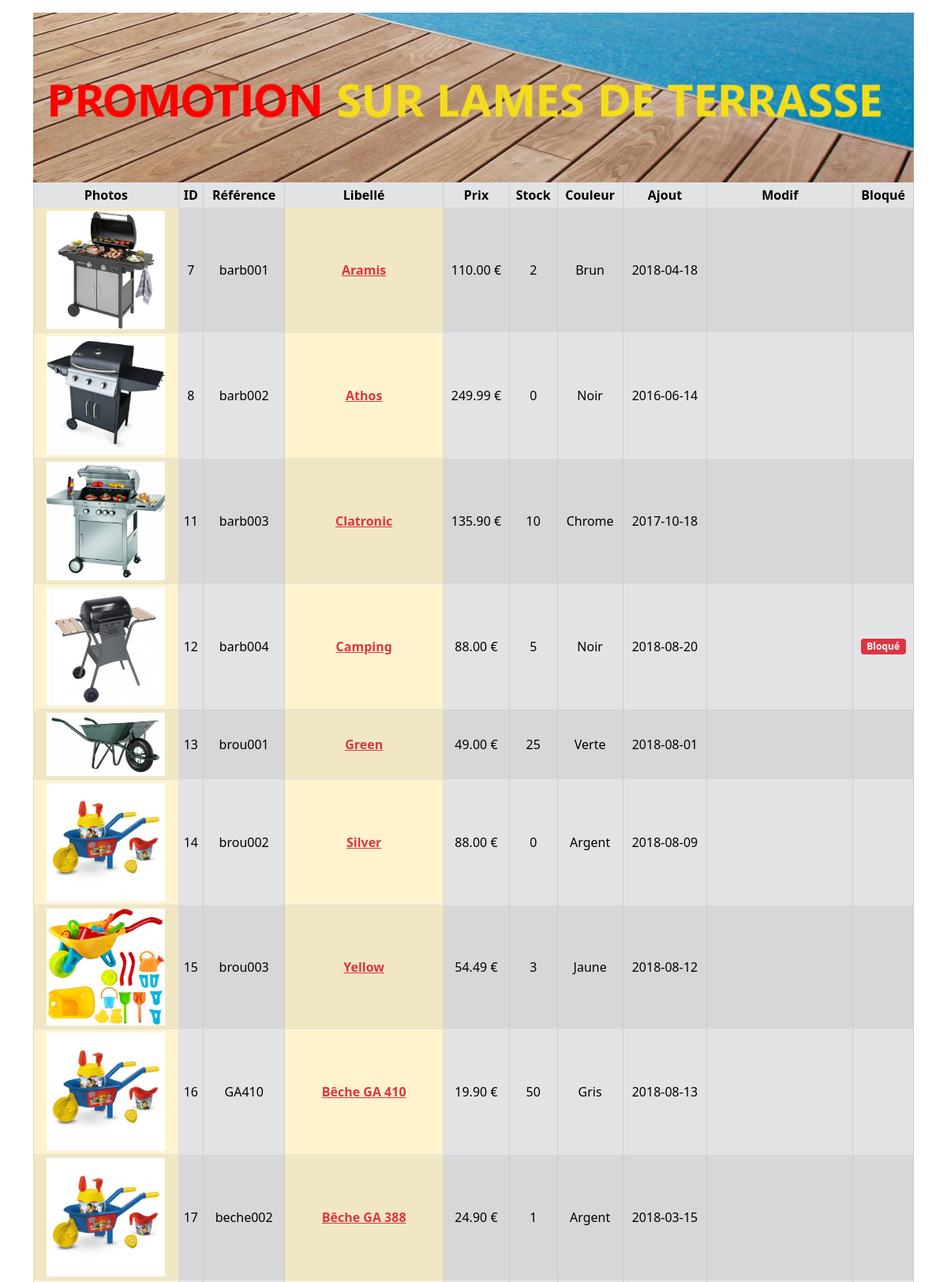
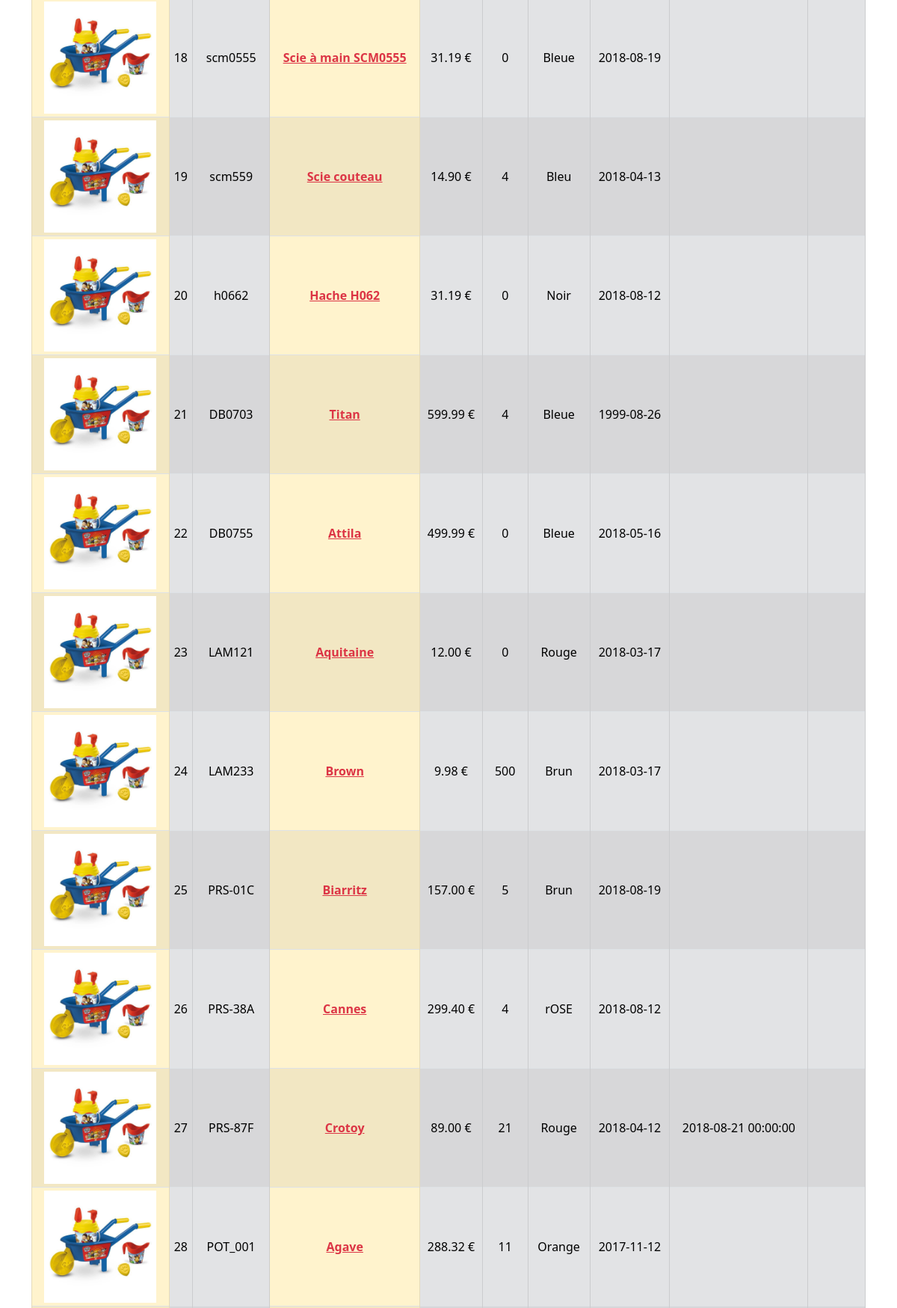
/Dw_exo_afpa/Phase 7 - Connexion aux bases de données avec PDO/views/list.php (upper part), run on the app's committed database (2 pictures, top to bottom).
### tables this page shows
CREATE TABLE IF NOT EXISTS `produits` (
  `pro_id` int(10) UNSIGNED NOT NULL AUTO_INCREMENT COMMENT 'Clé de la table produits',
  `pro_cat_id` int(10) UNSIGNED NOT NULL COMMENT 'Catégorie du produit',
  `pro_ref` varchar(10) NOT NULL COMMENT 'Référence produit',
  `pro_libelle` varchar(200) NOT NULL COMMENT 'Nom du produit',
  `pro_description` varchar(1000) DEFAULT NULL COMMENT 'Description du produit',
  `pro_prix` decimal(6,2) UNSIGNED NOT NULL COMMENT 'Prix ',
  `pro_stock` int(11) NOT NULL DEFAULT '0' COMMENT 'Nombre d''unités en stock',
  `pro_couleur` varchar(30) DEFAULT NULL COMMENT 'Couleur',
  `pro_photo` varchar(4) DEFAULT 'jpg' COMMENT 'Extension de la photo',
  `pro_d_ajout` date NOT NULL COMMENT 'Date d''ajout',
  `pro_d_modif` datetime DEFAULT NULL COMMENT 'Date de modification',
  `pro_bloque` tinyint(1) DEFAULT NULL COMMENT 'Bloquer le produit à la vente',
  PRIMARY KEY (`pro_id`),
  UNIQUE KEY `idx_pro_ref` (`pro_ref`),
  KEY `fk_produits_cat_id` (`pro_cat_id`)
);

### Dw_exo_afpa/Phase 7 - Connexion aux bases de données avec PDO/controllers/Database.php (called while the page is built, shortened)
<?php
class Database{
    private $db_name;
    private $db_user;
    private $db_pass;
    private $db_host;
    private $pdo;
    public function __construct($db_name, $db_user = 'root', $db_pass = '', $db_host = 'localhost'){
        $this->db_name = $db_name;
        $this->db_user = $db_user;
        $this->db_pass = $db_pass;
        $this->db_host = $db_host;
    }
    private function getPDO(){
        if ($this->pdo === null) {
            $pdo = new PDO('mysql:host='.$this->db_host.';dbname='.$this->db_name.';charset=utf8', $this->db_user, $this->db_pass);
            $pdo->setAttribute(PDO::ATTR_ERRMODE, PDO::ERRMODE_EXCEPTION);
            $this->pdo = $pdo;
        }
        return $this->pdo;
    }
    public function query($statement, $class_name){
        $request = $this->getPDO()->query($statement);
        $datas = $request->fetchAll(PDO::FETCH_CLASS, $class_name);
        return $datas;
    }
}

### Dw_exo_afpa/Phase 7 - Connexion aux bases de données avec PDO/views/list.php (the view, shortened to what this page needs)
<?php
    require '../controllers/table/Produit.php';
    require '../controllers/Database.php';
    $db = new Database('jarditou');
    $datas = $db->query('SELECT * FROM produits', 'App\Table\Produit');
?>
<html lang="fr">
	<head>
		<link href="https://cdn.jsdelivr.net/npm/bootstrap@5.0.0-beta2/dist/css/bootstrap.min.css" rel="stylesheet">
	</head>
	<body class="container">
		<div class="row">
			<img src="<?= isset($file_path) ? $file_path : ''; ?>img/promotion.jpg" class="img-fluid" alt="promo image">
		</div>
		<div class="table-responsive-sm">
        	<table class="table table-striped table-hover table-bordered table-sm">
           	 	<thead>
                	<tr>
                    	<th scope="col" class="table-secondary text-center">Photos</th>
                    	<th scope="col" class="table-secondary text-center">ID</th>
                    	<th scope="col" class="table-secondary text-center">Référence</th>
                   		<th scope="col" class="table-secondary text-center">Libellé</th>
                    	<th scope="col" class="table-secondary text-center">Prix</th>
                    	<th scope="col" class="table-secondary text-center">Stock</th>
                	    <th scope="col" class="table-secondary text-center">Couleur</th>
                    	<th scope="col" class="table-secondary text-center">Ajout</th>
                	    <th scope="col" class="table-secondary text-center">Modif</th>
            	        <th scope="col" class="table-secondary text-center">Bloqué</th>
                	</tr>
            	</thead>
            	<tbody>
<?php foreach($datas as $row) :?>
                	<tr>
                    	<td class="table-warning text-center" style="vertical-align: middle;"><img src="<?= $row->getIMG() ?>" width="150px"></td>
                    	<td class="table-secondary text-center my-auto" style="vertical-align: middle;"><?= $row->pro_id; ?></td>
                    	<td class="table-secondary text-center" style="vertical-align: middle;"><?= $row->pro_ref; ?></td>
    	                <td class="table-warning text-center" style="vertical-align: middle;"><a href="<?= $row->getURL() ?>" class="link-danger fw-bold"><?= $row->pro_libelle; ?></a></td>
        	            <td class="table-secondary text-center" style="vertical-align: middle;"><?= $row->pro_prix . ' €'; ?></td>
            	        <td class="table-secondary text-center" style="vertical-align: middle;"><?= $row->pro_stock; ?></td>
                	    <td class="table-secondary text-center" style="vertical-align: middle;"><?= $row->pro_couleur; ?></td>
                    	<td class="table-secondary text-center" style="vertical-align: middle;"><?= $row->pro_d_ajout; ?></td>
            	        <td class="table-secondary text-center" style="vertical-align: middle;"><?= $row->pro_d_modif; ?></td>
                	    <td class="table-secondary text-center" style="vertical-align: middle;"><?= $row->isBlocked(); ?></td>
               	    </tr>
<?php endforeach; ?>
            	</tbody>
        	</table>
		</div>
	</body>
</html>

### Dw_exo_afpa/Phase 7 - Connexion aux bases de données avec PDO/controllers/Table/Produit.php (shortened to what this page needs)
<?php
class Produit{
    public function getURL(){
        return 'details.php?pro_id=' . $this->pro_id;
    }
    public function getIMG(){
        $img = scandir('./../views/img');
        if (in_array( $this->pro_id . '.' . $this->pro_photo, $img)){
            return 'img/' . $this->pro_id . '.' . $this->pro_photo;;
        } else return 'img/no-img.jpg';
    }
    public function isBlocked(){
        if ($this->pro_bloque == 1) {
            return '<span class="badge bg-danger">Bloqué</span>';
        }
        return '';
    }
}

### data on the page
produits: shows a picture, pro_id "7", pro_ref "barb001", pro_libelle "Aramis", pro_prix "110.00", pro_stock "2", pro_couleur "Brun", pro_d_ajout "2018-04-18"
produits: shows a picture, pro_id "8", pro_ref "barb002", pro_libelle "Athos", pro_prix "249.99", pro_stock "0", pro_couleur "Noir", pro_d_ajout "2016-06-14"
produits: shows a picture, pro_id "11", pro_ref "barb003", pro_libelle "Clatronic", pro_prix "135.90", pro_stock "10", pro_couleur "Chrome", pro_d_ajout "2017-10-18"
produits: shows a picture, pro_id "12", pro_ref "barb004", pro_libelle "Camping", pro_prix "88.00", pro_stock "5", pro_couleur "Noir", pro_d_ajout "2018-08-20", pro_bloque "Bloqué"
produits: shows a picture, pro_id "13", pro_ref "brou001", pro_libelle "Green", pro_prix "49.00", pro_stock "25", pro_couleur "Verte", pro_d_ajout "2018-08-01"
produits: pro_id "14", pro_ref "brou002", pro_libelle "Silver", pro_prix "88.00", pro_stock "0", pro_couleur "Argent", pro_d_ajout "2018-08-09"
produits: shows a picture, pro_id "15", pro_ref "brou003", pro_libelle "Yellow", pro_prix "54.49", pro_stock "3", pro_couleur "Jaune", pro_d_ajout "2018-08-12"
produits: pro_id "16", pro_ref "GA410", pro_libelle "Bêche GA 410", pro_prix "19.90", pro_stock "50", pro_couleur "Gris", pro_d_ajout "2018-08-13"
produits: pro_id "17", pro_ref "beche002", pro_libelle "Bêche GA 388", pro_prix "24.90", pro_stock "1", pro_couleur "Argent", pro_d_ajout "2018-03-15"
produits: pro_id "18", pro_ref "scm0555", pro_libelle "Scie à main SCM0555", pro_prix "31.19", pro_stock "0", pro_couleur "Bleue", pro_d_ajout "2018-08-19"
produits: pro_id "19", pro_ref "scm559", pro_libelle "Scie couteau", pro_prix "14.90", pro_stock "4", pro_couleur "Bleu", pro_d_ajout "2018-04-13"
produits: pro_id "20", pro_ref "h0662", pro_libelle "Hache H062", pro_prix "31.19", pro_stock "0", pro_couleur "Noir", pro_d_ajout "2018-08-12"
produits: pro_id "21", pro_ref "DB0703", pro_libelle "Titan", pro_prix "599.99", pro_stock "4", pro_couleur "Bleue", pro_d_ajout "1999-08-26"
produits: pro_id "22", pro_ref "DB0755", pro_libelle "Attila", pro_prix "499.99", pro_stock "0", pro_couleur "Bleue", pro_d_ajout "2018-05-16"
produits: pro_id "23", pro_ref "LAM121", pro_libelle "Aquitaine", pro_prix "12.00", pro_stock "0", pro_couleur "Rouge", pro_d_ajout "2018-03-17"
produits: pro_id "24", pro_ref "LAM233", pro_libelle "Brown", pro_prix "9.98", pro_stock "500", pro_couleur "Brun", pro_d_ajout "2018-03-17"
produits: pro_id "25", pro_ref "PRS-01C", pro_libelle "Biarritz", pro_prix "157.00", pro_stock "5", pro_couleur "Brun", pro_d_ajout "2018-08-19"
produits: pro_id "26", pro_ref "PRS-38A", pro_libelle "Cannes", pro_prix "299.40", pro_stock "4", pro_couleur "rOSE", pro_d_ajout "2018-08-12"
produits: pro_id "27", pro_ref "PRS-87F", pro_libelle "Crotoy", pro_prix "89.00", pro_stock "21", pro_couleur "Rouge", pro_d_ajout "2018-04-12", pro_d_modif "2018-08-21 00:00:00"
produits: pro_id "28", pro_ref "POT_001", pro_libelle "Agave", pro_prix "288.32", pro_stock "11", pro_couleur "Orange", pro_d_ajout "2017-11-12"
